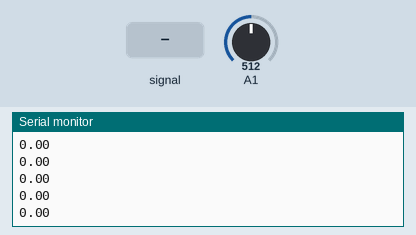
The sketch below on a simulated Arduino Uno, built with avr-gcc and run on an emulated ATmega328P. On the bench: the last lines printed to the serial monitor. The inputs (shaded band) are chosen by the test bench; at power-on: A1 = 512.

Above: at 1.2 s.
1.3 s: A1 fed a 200 Hz sine of ±81 counts around its level
At 1.57 s:
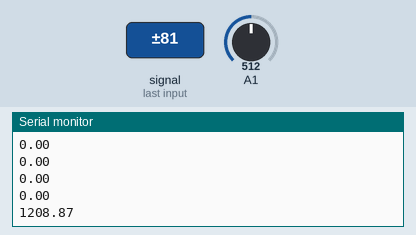
2.8 s: A1 set to 716
At 2.97 s:
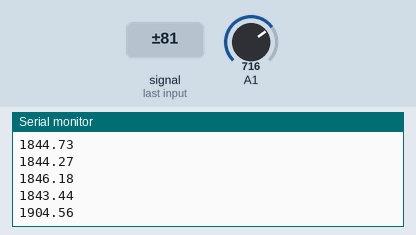
4.3 s: A1 fed a 1000 Hz sine of ±255 counts around its level
At 4.61 s:
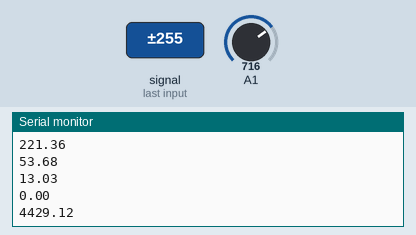
5.8 s: A1 set to 900
At 6.01 s:
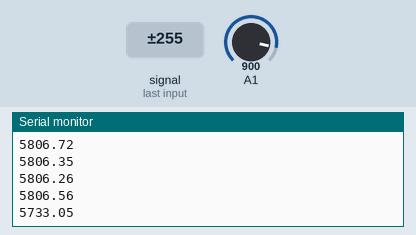
Timing chart, 0 to 8.3 s (numbered marks = the images above; inputs shaded):
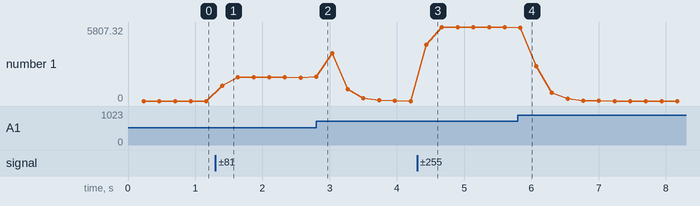

The sketch:

current_monitor.ino
```cpp
#include "CMLib.h"
EnergyMonitor cm1;

void setup()
{
  Serial.begin(9600);
  cm1.current(1, 55); // Current: input pin, calibration.
}

void loop()
{
  double Irms = cm1.calcIrms(1450); // Clac Irms: num of reads - an offset

  if(Irms<0.04){ //readings under 0.04 is assumed noise
    Irms = 0;
  }
  Serial.println(Irms*120.0); // current x voltage
}
```

Measured:
- after the input at 1.3 s, the serial monitor: prints a new line after 0.10 s (image 1)
- after the input at 2.8 s, the serial monitor: prints a new line at once (image 2)
- after the input at 4.3 s, the serial monitor: prints a new line after 0.14 s (image 3)
- after the input at 5.8 s, the serial monitor: prints a new line at once (image 4)
- plotted number 1: 0 → 1843.44 after the input at 1.3 s, 0 → 5806.56 after the input at 4.3 s
